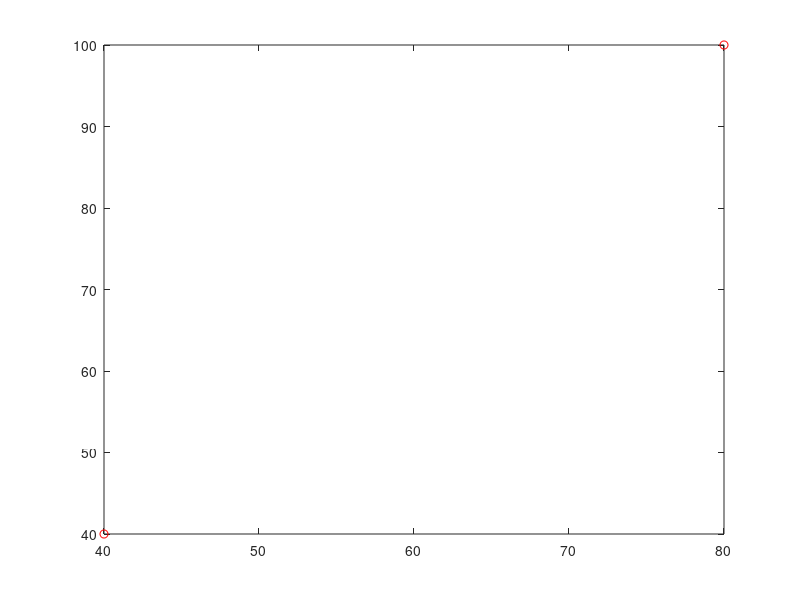

Here is the MATLAB script that generated this plot: (Note: this script raises an error after producing the figure.)
% 16-811 Fall 2019
% Emma Benjaminson
% Assignment 6
% Problem 2
% References: 
% [1] https://stackoverflow.com/questions/3838329/how-can-i-check-if-two-segments-intersect
% [2] http://www.cs.kent.edu/~dragan/ST-Spring2016/visibility%20graphs.pdf
% [3] https://medium.com/basecs/finding-the-shortest-path-with-a-little-help-from-dijkstra-613149fbdc8e
% [4] https://brilliant.org/wiki/dijkstras-short-path-finder/

%% 

clc ; clear all ; close all ; 

%% Main

%%%%%%%%%%%%%%%%%%%%%%%%
% START AND END POINTS %
%%%%%%%%%%%%%%%%%%%%%%%%
start = [40,40] ; 
goal = [80,100]
figure(1)
plot(start(1), start(2), 'or') 
hold on 
plot(goal(1), goal(2), 'or') 
hold on 


%%%%%%%%%%%%%
% OBSTACLES %
%%%%%%%%%%%%%

% % test case 
% obs1 = [23.7419481717711,21.8355184838470;
%     10.9968327307603,26.3784354666083;
%     7.22067220437597,23.8584317432227;
%     10.9497463953031,10.5179912689242;
%     20.4531415921717,7.40407200466227] ; 
% 
% obs2 = [56.7686587708850,52.2691084254849;
%     58.3479296357241,55.0693596845456;
%     56.9153913407616,57.0941961378756;
%     44.2893992806548,57.3883427869337;
%     45.2075715685289,40.6059758471756] ; 
% 
% obstacles = {obs1 ; obs2} ; 

% generate a list of obstacles which are convex polygons
No = 15 ; % number of obstacles
maxV = 10 ; % maximum number of vertices permitted in one obstacle
maxL = 20 ; % maximum length of an obstacle

obstacles = {} ; % initialize an empty cell array that can contain all obstacle data

for i = 1:No
    Nv = 1 ; % need to set a condition to force number of vertices to be at least 3
    
    while Nv < 3
        Nv = round(maxV*rand(1)) ; % number of vertices on the obstacle
        offset = round(100*rand(1)) ; % offset of location of convex obstacle
    end
    
    finalx = convexObstacle(Nv,maxL,offset) ; % produce a list of points 
    pgon = polyshape(finalx(:,1),finalx(:,2),'Simplify',false) ; 
    obstacles(i,:) = {finalx} ; % add the list of points to the obstacles cell array
    
    color = [rand(1), rand(1), rand(1)] ; % set color at random for this obstacle
    
    figure(1)
    plot(pgon)
    hold on

end

%%%%%%%%%%%%%%%%%%%%%%%%%%%%%%%%%%%%%%%%%
% CHECK IF START/END IS INSIDE OBSTACLE %
%%%%%%%%%%%%%%%%%%%%%%%%%%%%%%%%%%%%%%%%%

for i = 1:No
    obs = obstacles{i} ; 
    
    alertStart = isContained(start,obs) ; 
    alertGoal = isContained(goal,obs) ; 
    
    if alertStart == 1 
        error('Start point is contained inside an obstacle, ending script.') ;
    end
    
    if alertGoal == 1
        error('Goal point is contained inside an obstacle, ending script.') ; 
    end
end

%%%%%%%%%%%%%%%%%%%%%
% VISIBILITY GRAPHS %
%%%%%%%%%%%%%%%%%%%%%

% generate visGraph for start point
visGraphStart = visGraphGen(start, obstacles) ; 

n = size(visGraphStart,1) ; 

% for i = 1:n
%     figure(1)
%     plot([visGraphStart(i,1),visGraphStart(i,3)],[visGraphStart(i,2),visGraphStart(i,4)],'-k')
%     hold on
% end

% generate visGraph between each obstacle
visGraphObs = [] ; 

% run through each obstacle
for i = 1:No
    obstacle = obstacles{i} ; 
%     obstacle = obstacles ; 
    vertices = size(obstacle,1) ; 
    
    % for each vertex in each obstacle, get the visibility graph for that
    % vertex and add to the list of visibility graph for all obstacles
    for j = 1:vertices
        vG = visGraphGenObs(obstacle(j,:),obstacles) ; 
        visGraphObs = [visGraphObs ; vG] ; 
    end
end

n = size(visGraphObs,1) ; 

% for i = 1:n
%     figure(1)
%     plot([visGraphObs(i,1),visGraphObs(i,3)],[visGraphObs(i,2),visGraphObs(i,4)],'-k')
%     hold on
% end

% generate visGraph for goal point
visGraphEnd = visGraphGen(goal, obstacles) ; 

temp = visGraphEnd ; 
visGraphEnd(:,1:2) = temp(:,3:4) ; 
visGraphEnd(:,3:4) = temp(:,1:2) ; 

n = size(visGraphEnd,1) ; 

% for i = 1:n
%     figure(1)
%     plot([visGraphEnd(i,1),visGraphEnd(i,3)],[visGraphEnd(i,2),visGraphEnd(i,4)],'-k')
%     hold on
% end

%%%%%%%%%%%%%%%%%%%%%%%%
% DIJKSTRA'S ALGORITHM %
%%%%%%%%%%%%%%%%%%%%%%%%
% put all the visibility graphs into one variable
Graph = [visGraphStart ; visGraphObs; visGraphEnd ] ; 

% get the number of nodes in the graph
% build a list of all the nodes
Nn = 2 ; 
Nodes = [start] ; 

for i = 1:No
    n = length(obstacles{i}) ;
%     n = 3 ; 
    Nn = Nn + n ;
    Nodes = [Nodes ; obstacles{i}] ;
%     Nodes = [Nodes ; obstacles] ; 
end

Nodes = [Nodes ; goal] ; 

% figure(1)
% for i = 1:length(Graph)
%     plot([Graph(i,1),Graph(i,3)],[Graph(i,2),Graph(i,4)],'-k') ; 
%     hold on
% end

% for i = 1:length(Nodes)
%     plot(Nodes(i,1),Nodes(i,2),'or') 
%     hold on
% end

[S, Q] = dijkstra(Nodes, Graph) ; 

% use S to calculate the shortest distance from goal to start
waypoints = shortestPath(S,start,goal) ; 

for i = 1:(length(waypoints)-1)
    figure(1)
    plot(waypoints(i:i+1,1), waypoints(i:i+1,2), '-r','LineWidth',3)
    hold on
end

figure(1)
title('HW6 Q2') ; xlabel('X') ; ylabel('Y') ; 

%% Functions

function finalx = convexRobot(Nv,maxL,offset,start)
    
    % run a function to generate a set of n random points in 2D space
    x = randpoints((Nv-1),maxL,offset) ; 
    x = [x ; start] ; 

    % look for the point that has the smallest y value
    % if there are multiple such points, choose the one with the largest x
    % value
    [originy, ii] = min(x(:,2)) ; % ii is the index of the minimum value

    % set the minimum value as the origin and remove it from the list of points
    origin = [x(ii,1), originy] ; 
    x(ii,:) = [] ; 

    % calculate the angle between the origin and all other points in the
    % set
    angles = calcangles(origin, x) ; 

    % sort all the points by the size of the angles calculated above
    % if 2 points have the same angle we choose the one closer to the chosen
    % point
    x = [x, angles] ; % adds angles data as a column to x matrix of points
    x = sortrows(x, 3) ; % sorts matrix x by angle size
    x = [origin, 0 ; x] ; % add back in a row for the origin at the beginning 

    % now take 3 points in a row out of this sorted stack
    stack = [] ;
    stack = [stack ; x(1:2,:)] ;

    for i = 3:length(x) 
        while length(stack) > 1 && isconvex(stack(end-1,1:2),stack(end,1:2),x(i,1:2)) == 0 
            stack(end,:) = [] ; 
        end
        stack = [stack ; x(i,:)] ; 
    end

    finalx = stack(:,1:2) ; 

end


function finalx = convexObstacle(Nv,maxL,offset)
    
    % run a function to generate a set of n random points in 2D space
    x = randpoints(Nv,maxL,offset) ; 

    % look for the point that has the smallest y value
    % if there are multiple such points, choose the one with the largest x
    % value
    [originy, ii] = min(x(:,2)) ; % ii is the index of the minimum value

    % set the minimum value as the origin and remove it from the list of points
    origin = [x(ii,1), originy] ; 
    x(ii,:) = [] ; 

    % calculate the angle between the origin and all other points in the
    % set
    angles = calcangles(origin, x) ; 

    % sort all the points by the size of the angles calculated above
    % if 2 points have the same angle we choose the one closer to the chosen
    % point
    x = [x, angles] ; % adds angles data as a column to x matrix of points
    x = sortrows(x, 3) ; % sorts matrix x by angle size
    x = [origin, 0 ; x] ; % add back in a row for the origin at the beginning 

    % now take 3 points in a row out of this sorted stack
    stack = [] ;
    stack = [stack ; x(1:2,:)] ;

    for i = 3:length(x) 
        while length(stack) > 1 && isconvex(stack(end-1,1:2),stack(end,1:2),x(i,1:2)) == 0 
            stack(end,:) = [] ; 
        end
        stack = [stack ; x(i,:)] ; 
    end

    finalx = stack(:,1:2) ; 

end


function finalx = convexNewObstacle(x)

    % look for the point that has the smallest y value
    % if there are multiple such points, choose the one with the largest x
    % value
    [originy, ii] = min(x(:,2)) ; % ii is the index of the minimum value

    % set the minimum value as the origin and remove it from the list of points
    origin = [x(ii,1), originy] ; 
    x(ii,:) = [] ; 

    % calculate the angle between the origin and all other points in the
    % set
    angles = calcangles(origin, x) ; 

    % sort all the points by the size of the angles calculated above
    % if 2 points have the same angle we choose the one closer to the chosen
    % point
    x = [x, angles] ; % adds angles data as a column to x matrix of points
    x = sortrows(x, 3) ; % sorts matrix x by angle size
    x = [origin, 0 ; x] ; % add back in a row for the origin at the beginning 

    % now take 3 points in a row out of this sorted stack
    stack = [] ;
    stack = [stack ; x(1:2,:)] ;

    for i = 3:length(x) 
        while length(stack) > 1 && isconvex(stack(end-1,1:2),stack(end,1:2),x(i,1:2)) == 0 
            stack(end,:) = [] ; 
        end
        stack = [stack ; x(i,:)] ; 
    end

    finalx = stack(:,1:2) ; 

end


function x = randpoints(Nv,maxL,offset)
    x = maxL*rand([Nv,2]) + offset ; % scale the random numbers so they are between 0 and 100
end

function angles = calcangles(origin, x) 
    angles = zeros(length(x),1) ; 
    horz = [1,0] ; 
    
    for i = 1:length(x)
        
        % create a vector using the vector to the point x
        vec = x(i,:) - origin ; 
        
        % calculate the angle between the two vectors in radians
        angles(i) = acos( dot(horz,vec) / (norm(horz) * norm(vec)) ) ; 
    end
end

function convex = isconvex(a,b,c)
    % build the vectors
    ab = [b - a, 0] ; 
    bc = [c - b, 0] ; 
    
    % calculate the cross product 
    cp = cross(ab, bc) ;
    cp = cp(3) ; 
    
    % check if cross product is > 0 and return 1 if true
    % when cross product is nonzero, vectors are NOT parallel
    if cp > 0 
        convex = 1 ; 
    elseif cp <= 0 
        convex = 0 ; 
    end
end

function result = intersection(L1, L2)
    
    eps = 0.2 ; 

    % break lines into [(x1, y1), (x2, y2)] and [(x3, y3) , (x4, y4)] coordinates
    x1 = L1(1) ; 
    y1 = L1(2) ; 
    x2 = L1(3) ; 
    y2 = L1(4) ; 
    
    x3 = L2(1) ; 
    y3 = L2(2) ; 
    x4 = L2(3) ; 
    y4 = L2(4) ; 
    
    % calculate the slopes and intercepts of the two lines 
    m1 = (y2 - y1) / (x2 - x1) ; 
    m2 = (y4 - y3) / (x4 - x3) ; 
    
    b1 = y1 - m1*x1 ; 
    b2 = y3 - m2*x3 ; 
    
    % check first that there exists some interval in x where an
    % intersection could exist
    if max(x1,x2) < min(x3,x4)
        result = false ; 
        return % if this result is false, end the function
    end
    
    % check if the slopes of the lines are equal, then the lines are
    % parallel and there is not point of intersection
    % set the difference between the two slopes to be very small, but
    % non-zero, in the event that they are not exactly the same value
    if abs(m1 - m2) < 0.001
        result = false ; 
        return
    end
    
    % the potential point of intersection (x,y) must lie inside the
    % intervals I1 and I2
    Ix1 = [min(x1,x2), max(x1,x2)] ; 
    Ix2 = [min(x3,x4), max(x3,x4)] ; 
    
    Iy1 = [min(y1,y2), max(y1,y2)] ; 
    Iy2 = [min(y3,y4), max(y3,y4)] ; 
    
    % and the potential point of intersection really needs to fall in the
    % intersection of these two intervals
    Ixa = [max(Ix1(1),Ix2(1)), min(Ix1(2),Ix2(2))] ; 
    Iya = [max(Iy1(1),Iy2(1)), min(Iy1(2),Iy2(2))] ; 
    
    % if there is a point of intersection its x value will be
    xa = (b2 - b1) / (m1 - m2) ; 
    xa = xa + 0.01*rand(1) ; 
    
    % and its y value will be
    ya = m1*xa + b1 ; 
    ya = ya + 0.01*rand(1) ; 
    
    % now check that xa lies within the interval Ia
    if ((xa - eps) < Ixa(1) || (xa + eps) > Ixa(2)) && ((ya - eps) < Iya(1) || (ya + eps) > Iya(2))
        result = false ; 
        return
    else
        result = true ; 
    end
end

function result = intersectionObs(L1, L2)
    
    eps = 0.2 ; 

    % break lines into [(x1, y1), (x2, y2)] and [(x3, y3) , (x4, y4)] coordinates
    x1 = L1(1) ; 
    y1 = L1(2) ; 
    x2 = L1(3) ; 
    y2 = L1(4) ; 
    
    x3 = L2(1) ; 
    y3 = L2(2) ; 
    x4 = L2(3) ; 
    y4 = L2(4) ; 
    
    % calculate the slopes and intercepts of the two lines 
    m1 = (y2 - y1) / (x2 - x1) ; 
    m2 = (y4 - y3) / (x4 - x3) ; 
    
    b1 = y1 - m1*x1 ; 
    b2 = y3 - m2*x3 ; 
    
    % check first that there exists some interval in x where an
    % intersection could exist
    if max(x1,x2) < min(x3,x4)
        result = false ; 
        return % if this result is false, end the function
    end
    
    % check if the slopes of the lines are equal, then the lines are
    % parallel and there is not point of intersection
    % set the difference between the two slopes to be very small, but
    % non-zero, in the event that they are not exactly the same value
    if abs(m1 - m2) < 0.001
        result = false ; 
        return
    end
    
    % the potential point of intersection (x,y) must lie inside the
    % intervals I1 and I2
    Ix1 = [min(x1,x2), max(x1,x2)] ; 
    Ix2 = [min(x3,x4), max(x3,x4)] ; 
    
    Iy1 = [min(y1,y2), max(y1,y2)] ; 
    Iy2 = [min(y3,y4), max(y3,y4)] ; 
    
    % and the potential point of intersection really needs to fall in the
    % intersection of these two intervals
    Ixa = [max(Ix1(1),Ix2(1)), min(Ix1(2),Ix2(2))] ; 
    Iya = [max(Iy1(1),Iy2(1)), min(Iy1(2),Iy2(2))] ; 
    
    % if there is a point of intersection its x value will be
    xa = (b2 - b1) / (m1 - m2) ; 
    xa = xa + 0.1*rand(1) ; 
    
    % and its y value will be
    ya = m1*xa + b1 ; 
    ya = ya + 0.1*rand(1) ; 
    
    % now check that xa lies within the interval Ia
    if ((xa - eps) < Ixa(1) || (xa + eps) > Ixa(2)) && ((ya - eps) < Iya(1) || (ya + eps) > Iya(2))
        result = false ; 
        return
    else
        result = true ; 
    end
end

function edges = findedges(obstacle) 
    n = length(obstacle) ; % number of vertices (and also edges)
        
    edges = zeros(n,4) ; % each edge is described by 4 points [x1 y1 x2 y2]
    
    for i = 1:(n-1)
        edges(i,1:2) = obstacle(i,:) ; % start point of edge
        edges(i,3:4) = obstacle(i+1,:) ; % end point of edge
    end
    
    % the last edge runs from the last vertex to the first one, add to list
    edges(n,1:2) = obstacle(n,:) ; 
    edges(n,3:4) = obstacle(1,:) ; 
    
end

function visGraph = visGraphGenObs(point, obstacles) 
    eps = 1 ; 
    No = size(obstacles,1) ; 
    obstacle = obstacles ; 
    visGraph = [] ; 

    % find all the edges of all the obstacles
    edges = [] ; 
%     edges = [edges; findedges(obstacle)] ;

    for i = 1:No
        % pull out the data for this obstacle from the cell
        obstacle = obstacles{i} ; 

        % find the edges for this obstacle and add to array
        edges = [edges; findedges(obstacle)] ; 
    end

    Ne = size(edges,1) ; 

    for i = 1:No
        obstacle = obstacles{i} ; 
        Nv = size(obstacle,1) ; % number of vertices in the obstacle

        % for every vertex in the obstacle
        for j = 1:Nv

            % join the start point to the jth vertex
            L1 = [point, obstacle(j,:)] ;
            
            % check if the line segments traverse the interior of the
            % obstacle
            resultTraverse = checkTraverse(L1,obstacle) ; 

            results = zeros(Ne,1) ; 

            % check every edge for intersection with L1
            for k = 1:Ne

                L2 = edges(k,:) ; 

                % check if the line segments intersect the edges of the obstacle
                results(k) = intersectionObs(L1, L2) ; 

            end

            % if L1 does not intersect any edge, add L1 to visGraph
            if sum(results) == 0 && resultTraverse == 0
                visGraph = [visGraph ; L1] ; 
%                 figure(1)
%                 subplot(2,1,1)
%                 plot([L1(1),L1(3)],[L1(2),L1(4)],'-b') ; 
            end
        end
    end
end

function visGraph = visGraphGen(point, obstacles) 
    eps = 1 ; 
    No = size(obstacles,1) ; 
    obstacle = obstacles ; 
    visGraph = [] ; 

    % find all the edges of all the obstacles
    edges = [] ; 
%     edges = [edges; findedges(obstacle)] ;

    for i = 1:No
        % pull out the data for this obstacle from the cell
        obstacle = obstacles{i} ; 

        % find the edges for this obstacle and add to array
        edges = [edges; findedges(obstacle)] ; 
    end

    Ne = size(edges,1) ; 

    for i = 1:No
        obstacle = obstacles{i} ; 
        Nv = size(obstacle,1) ; % number of vertices in the obstacle

        % for every vertex in the obstacle
        for j = 1:Nv

            % join the start point to the jth vertex
            L1 = [point, obstacle(j,:)] ; 
            
            % check if the line segments traverse the interior of the
            % obstacle
            resultTraverse = checkTraverse(L1,obstacle) ; 

%             figure(2)
%             plot([L1(1),L1(3)],[L1(2),L1(4)],'-r')
%             hold on

            results = zeros(Ne,1) ; 

            % check every edge for intersection with L1
            for k = 1:Ne

                L2 = edges(k,:) ; 

                % check if the line segments intersect the edges of the obstacle
                results(k) = intersection(L1, L2) ; 

            end

            % if L1 does not intersect any edge, add L1 to visGraph
            if sum(results) == 0 && resultTraverse == 0
                visGraph = [visGraph ; L1] ; 
            end
        end
    end
end

function dist = distanceNodes(L)
    x1 = L(1) ; 
    y1 = L(2) ; 
    x2 = L(3) ;
    y2 = L(4) ; 
    
    dx = abs(x2 - x1) ; 
    dy = abs(y2 - y1) ; 
    
    dist = sqrt((dx^2) + (dy^2)) ; 
end

function [S, Q] = dijkstra(Nodes, Graph)
    % create a variable that contains the distances to each node from the
    % source
    dist = zeros(length(Nodes),1) ; 

    % set the distance to the source node as 0 and set the distance to all other nodes as infinity
    for i = 2:length(Nodes)
        dist(i) = Inf ; 
    end

    % add each node to a list Q
    Q = [Nodes, dist, zeros(length(Nodes),2)] ; 

    % create list S of visited nodes 
    S = [] ; 

    % while Q is not empty
    while isempty(Q) == 0

        % find the node v with the minimum distance and remove
        % that node from the list Q
        [~,vind] = min(Q(:,3)) ; 
        v = Q(vind,1:2) ; 

        % for every neighbor of the node v that is still in Q
        u = [] ; 

        for i = 1:length(Graph)
            if Graph(i,1:2) == v 
                u = [u ; Graph(i,3:4)] ; 
            end
        end

        % calculate the distance from v to the neighbor, u as the distance of v from the source node plus
        % the distance between v and u
        for i = 1:size(u,1)
            if ismember(u(i,:),S) == 0
                L = [v , u(i,:)] ; 
                distN = distanceNodes(L) ;
                newDist = distN + Q(vind,3) ; 

                % if this new calculated ddistance is shorter than the assigned distance to
                % u, then update the distance to u with this new calculation
                index = find(Q(:,1:2) == u(i,:),1) ; 
                if newDist < Q(index,3) 
                    Q(index,3) = newDist ; 
                    Q(index,4:5) = v ; 
                end
            end
        end

        if ismember(v(1),S) == 0 
            S = [S ; Q(vind,:)] ; 
            Q(vind,:) = [] ; 
        end
    end
end

function waypoints = shortestPath(S,start,goal)
    cost = 0 ; 
    arrival = [0,0] ; 
    waypoints = [] ; 

    while arrival ~= start
        ii = 1 ;
        while S(ii,1:2) ~= goal
            ii = ii + 1 ; 
        end
        cost = cost + S(ii,3) ; 
        waypoints = [waypoints ; goal] ; 
        arrival = S(ii,1:2) ; 
        goal = S(ii,4:5) ; 
    end
end

function alert = isContained(point,obs)

    % draw a ray extending from the point to the right along the x axis
    L1 = [point, point(1) + 100, point(2)] ; 
    
    % find the edges of the obstacle 
    edges = findedges(obs) ; 
    
    results = zeros(size(edges,1),1) ; 
    
    % check if the ray intersects any of the edges
    for i = 1:size(edges,1)
        L2 = edges(i,:) ; 
        results(i) = intersection(L1,L2) ; 
    end
    
    % count the number of intersections
    num = sum(results) ; 
    
    % return alert == true if the # intersections is odd
    if mod(num,2) == 0 % even
        alert = false ; 
    elseif mod(num,2) == 1 % odd
        alert = true ; 
    end
    
end

function resultTraverse = checkTraverse(L1,obstacle)
    
    % calculate the midpoint of L1
    midL1 = [(L1(1) + L1(3))/2 , (L1(2) + L1(4))/2] ; 
    
%     figure(1)
%     subplot(2,1,1)
%     plot([midL1(1),midL1(1)+100],[midL1(2),midL1(2)],'-r') 
%     hold on
    
    resultTraverse = isContained(midL1,obstacle) ; 
end